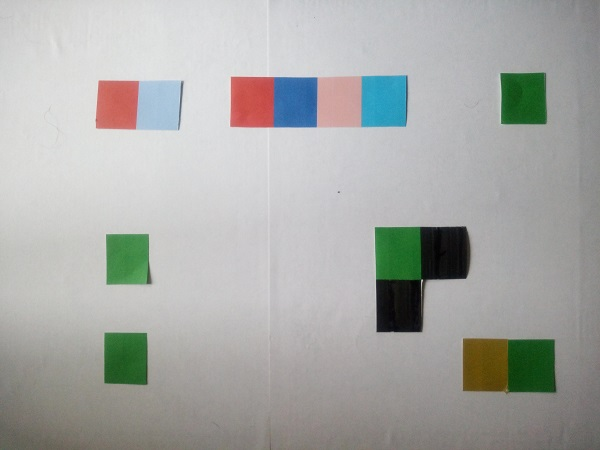
#> input picture img/test.jpg, 600 x 450 px, found by its file name
$ python main.py
#> lines starting #> are read from the running program, lines starting #| are printed output that depends on the picture; after the words box and inside, x2 and y2 are one past the last pixel; in counts of white or black regions, pixels touching at a corner belong together
#> further down, img is the input picture: shape (450, 600, 3); mean R, G, B 169.2, 170.5, 167.7
### imageProcessing/sobel.py
import numpy as np
import scipy.ndimage.filters as filters


def sobel_filter(img):
    sobel_filter_x = np.array(
        [[-1, 0, 1],
         [-2, 0, 2],
         [-1, 0, 1]])

    sobel_filter_y = np.array(
        [[-1, -2, -1],
         [0, 0, 0],
         [1, 2, 1]])

    img_gray = np.zeros((img.shape[0], img.shape[1]))

    for i in range(img.shape[0]):
        for j in range(img.shape[1]):
            # https://stackoverflow.com/questions/17615963/standard-rgb-to-grayscale-conversion
            img_gray[i, j] = 0.30 * img[i, j, 0] + 0.59 * img[i, j, 1] + 0.11 * img[i, j, 2]
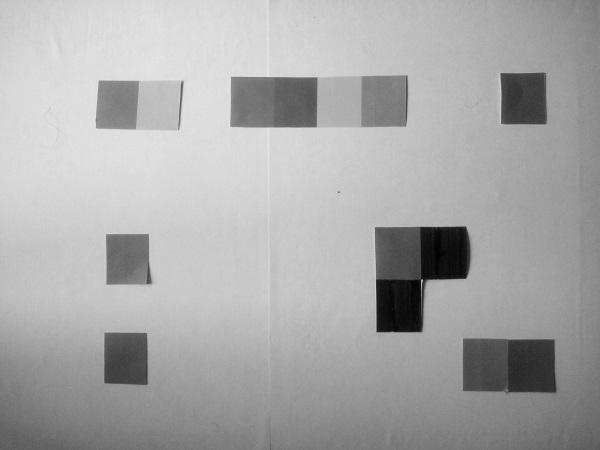
#> img_gray: shape (450, 600) float64; min 1, max 233.4, mean 169.8

    horizontal_gradient = filters.convolve(img_gray, sobel_filter_x)
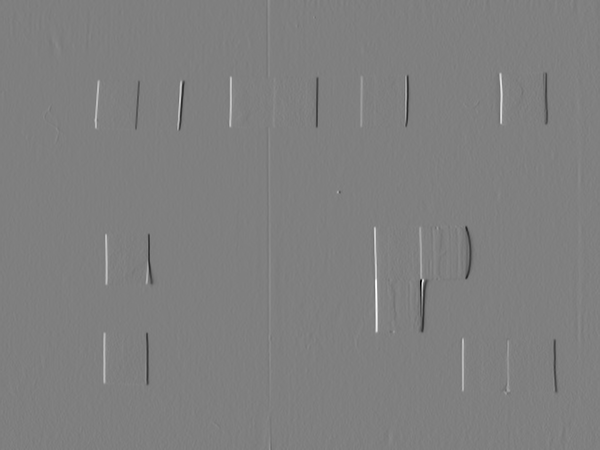
#> horizontal_gradient: shape (450, 600) float64; min -684.7, max 684, mean 0.7; drawn with min black and max white
    vertical_gradient = filters.convolve(img_gray, sobel_filter_y)
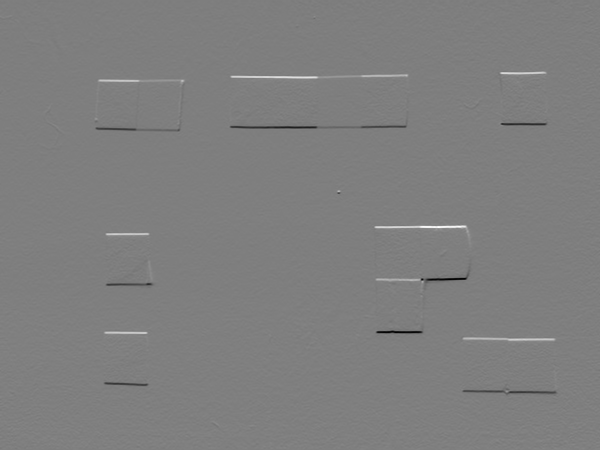
#> vertical_gradient: shape (450, 600) float64; min -575.4, max 582.1, mean 1.4; drawn with min black and max white

    edge_gradient = np.hypot(horizontal_gradient, vertical_gradient)
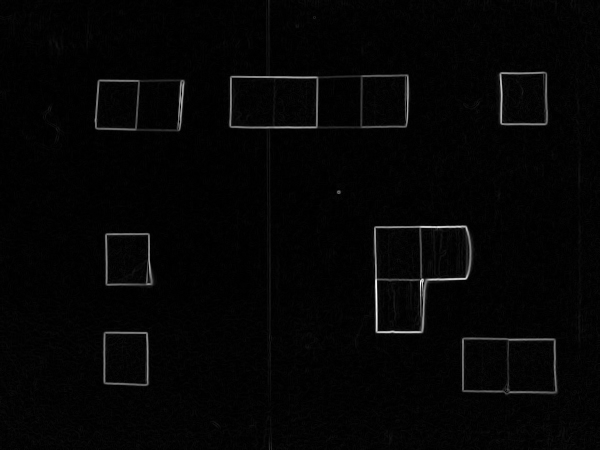
#> edge_gradient: shape (450, 600) float64; min 0, max 684.7, mean 14.3; drawn with min black and max white
    edge_gradient = edge_gradient / np.std(edge_gradient)

    edge_angle = np.arctan2(vertical_gradient, horizontal_gradient)
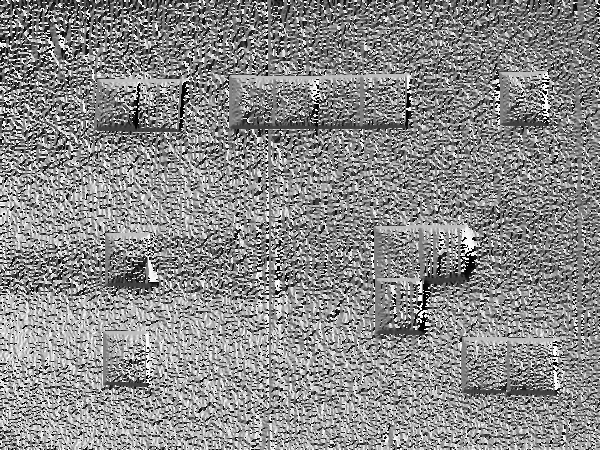
#> edge_angle: shape (450, 600) float64; min -3.14, max 3.14, mean 0.268; drawn with min black and max white

    # imageio.imsave(os.path.join(img_dir, "horizontal_gradient.jpg"), horizontal_gradient)
    # imageio.imsave(os.path.join(img_dir, "vertical_gradient.jpg"), vertical_gradient)

    return edge_gradient, edge_angle

### imageProcessing/threshold.py
import numpy as np

#TODO Make a hysteresis threshold  https://scikit-image.org/docs/dev/api/skimage.filters.html#skimage.filters.apply_hysteresis_threshold

def threshold(img, threshold):
#> called with threshold = 1
    return img > threshold
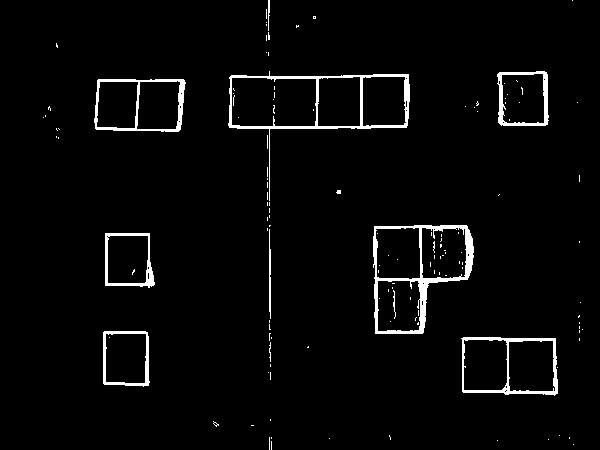
#> returned value: shape (450, 600) bool; 3.1% white; 131 white regions (120 under 20 px), largest, box (x1, y1, x2, y2) and area: (373, 225, 474, 334) 1999, (228, 71, 410, 201) 1727, (461, 337, 558, 396) 1040

### imageProcessing/graphObjects/graphObjects.py
class Node:
    """
       Used to compute the undirectionnal weighted graphs
       Contains:
       x : the abcisse of the pixel in the picture
       y : the ordonnée of the pixel in the picture
       magnitude : the approximation of the gradient magnitude of the pixel
       direction : the approximation of the gradient direction of the pixel
    """
    def __init__(self, x, y, magnitude, direction):
        self.x = x
        self.y = y
        self.magnitude = magnitude
        self.direction = direction
        self.component_index = 0

    # [5 lines left out: function __repr__, not called in this run]

### imageProcessing/clustering.py
import numpy as np
from .graphObjects import graphObjects

# https://www.geeksforgeeks.org/connected-components-in-an-undirected-graph/
# https://www.programiz.com/python-programming/methods/built-in/sorted

# D(n ∪ m) ≤ min(D(n), D(m)) + KD/|n ∪ m|
# M(n ∪ m) ≤ min(M(n), M(m)) + KM/|n ∪ m|


def get_weighted_graph(img_threshold, magnitudes, directions):
    graph = GraphWeightArrayEnv(img_threshold, magnitudes, directions)
    return graph.compute_weighted_graph()


# [7 lines left out: function get_picture_weighted_graph, not called in this run]


class GraphWeightArrayEnv:

    def __init__(self, img_threshold, magnitudes, directions):
        self.img_threshold = img_threshold
        self.magnitudes = magnitudes
        self.directions = directions
        self.graph = []
        self.current_connected_component = set()
        #1) Initialize all vertices as not visited.
        self.visited_array = np.ones(img_threshold.shape, dtype=bool)

    def compute_weighted_graph(self):
        #2) Do following for every vertex 'v'.
        for i in range(self.img_threshold.shape[0]):
            for j in range(self.img_threshold.shape[1]):
                if self.img_threshold[i, j]:
                    #(a) If 'v' is not visited before, call DFSUtil(v)
                    if self.visited_array[i, j]:
                        self.depth_first_search(i, j)
                        self.graph.append(self.current_connected_component)
                        self.current_connected_component = set()
#> this loop made 72 passes
#> after the loop, self.graph = 12 items

        return self.graph

    def depth_first_search(self, i, j):
        self.visited_array[i, j] = False
        self.current_connected_component.add(graphObjects.Node(i, j, self.magnitudes[i, j], self.directions[i, j]))

        #left check
        if i - 1 >= 0:
            if self.visited_array[i - 1, j] and self.img_threshold[i - 1, j]:
                self.depth_first_search(i - 1, j)
        #right check
        if i + 1 < self.img_threshold.shape[0]:
            if self.visited_array[i + 1, j] and self.img_threshold[i + 1, j]:
                self.depth_first_search(i + 1, j)
        #top check
        if j - 1 >= 0:
            if self.visited_array[i, j - 1] and self.img_threshold[i, j - 1]:
                self.depth_first_search(i, j - 1)
        #bottom check
        if j + 1 < self.img_threshold.shape[1]:
            if self.visited_array[i, j + 1] and self.img_threshold[i, j + 1]:
                self.depth_first_search(i, j + 1)

### main.py
import imageio
import os
from imageProcessing.sobel import sobel_filter
from imageProcessing.threshold import threshold
from imageProcessing.clustering import get_weighted_graph, get_picture_weighted_graph

base_dir = r"C:\Users\arnau\OneDrive\Bureau\PIET4Kids"
img_dir = os.path.join(base_dir, "img")

print("loading picture as array...")
img = imageio.imread(os.path.join(img_dir, "test.jpg"))

print("computing edge gradient intensity and edge grandient direction...")
(edge_gradient, edge_angle) = sobel_filter(img)

print("Computing threshold...")
img_threshold = threshold(edge_gradient, 1)

print("Creating weighted graph...")
#> (the run stopped early here; a loop or call above may not have finished)
